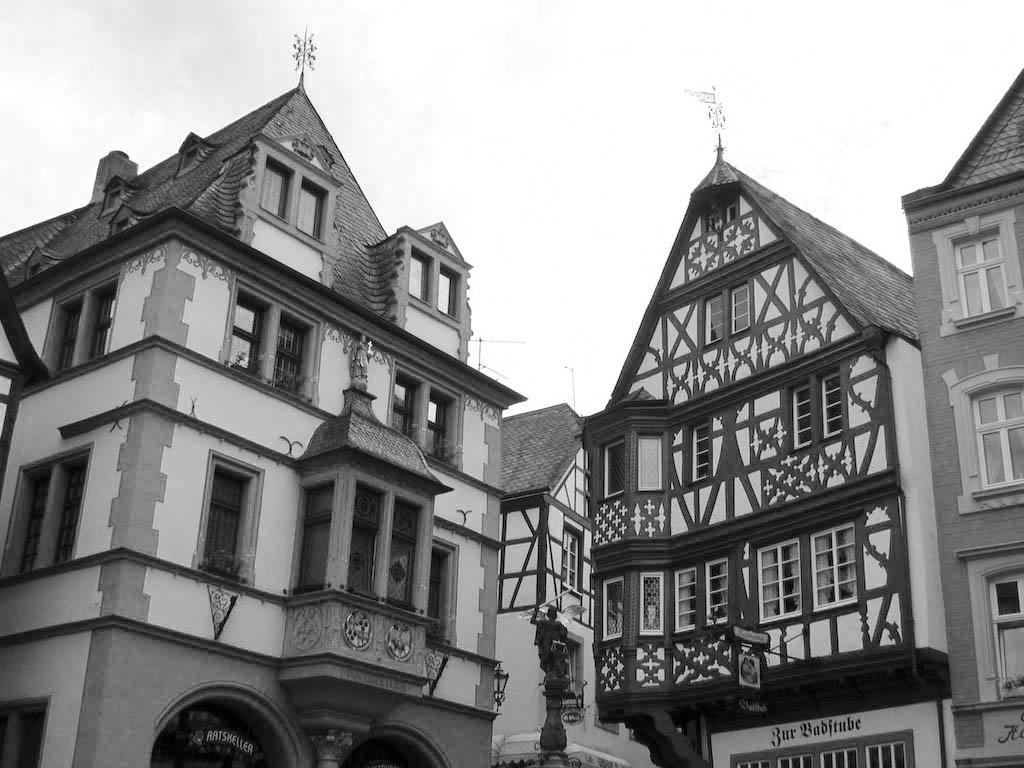
#> input picture Data/in/colombage.jpg, 1024 x 768 px
$ python 3_Otsu_Binarization.py
#> lines starting #> are read from the running program, lines starting #| are printed output that depends on the picture; after the words box and inside, x2 and y2 are one past the last pixel; in counts of white or black regions, pixels touching at a corner belong together
import cv2 as cv
import numpy as np
from matplotlib import pyplot as plt

img = cv.imread('../../Data/in/colombage.jpg', 0) # test also with colombage.jpg
#> img is the input picture: shape (768, 1024); min 0, max 255, mean 141.3
# global thresholding
ret1, th1 = cv.threshold(img, 127, 255, cv.THRESH_BINARY)
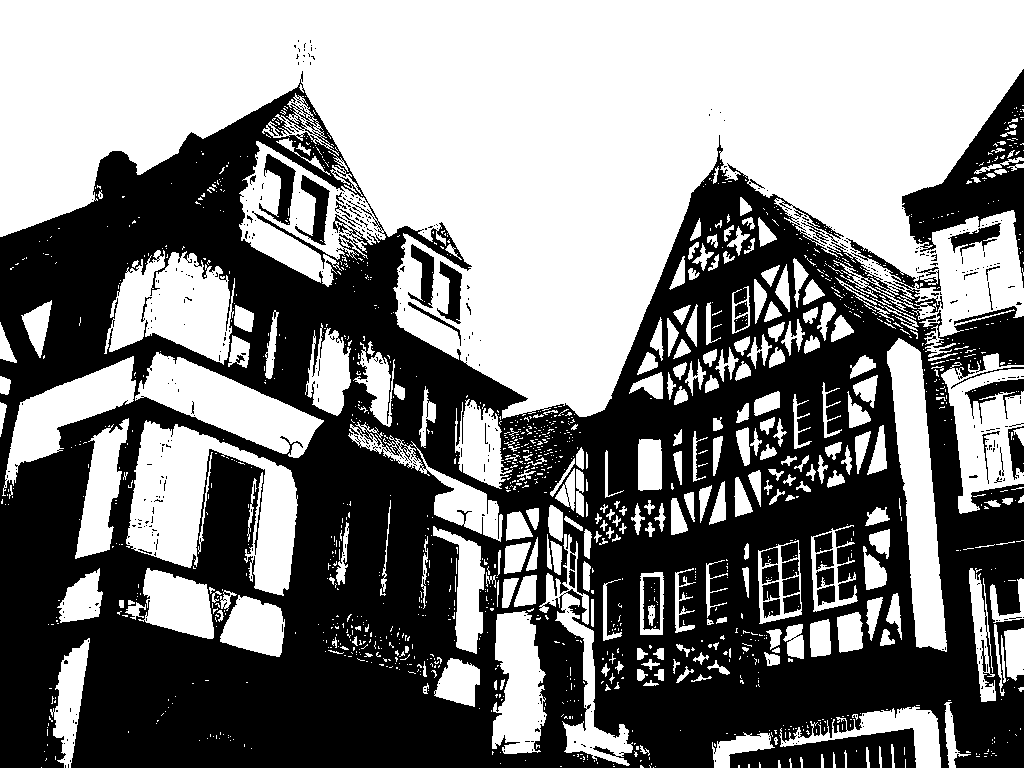
#> th1: shape (768, 1024); 50.9% white; 500 black regions (457 under 20 px), largest, box (x1, y1, x2, y2) and area: (0, 71, 1024, 768) 365178, (902, 69, 1024, 288) 9094, (259, 154, 296, 225) 1036
# Otsu's thresholding
ret2, th2 = cv.threshold(img, 0, 255, cv.THRESH_BINARY + cv.THRESH_OTSU)
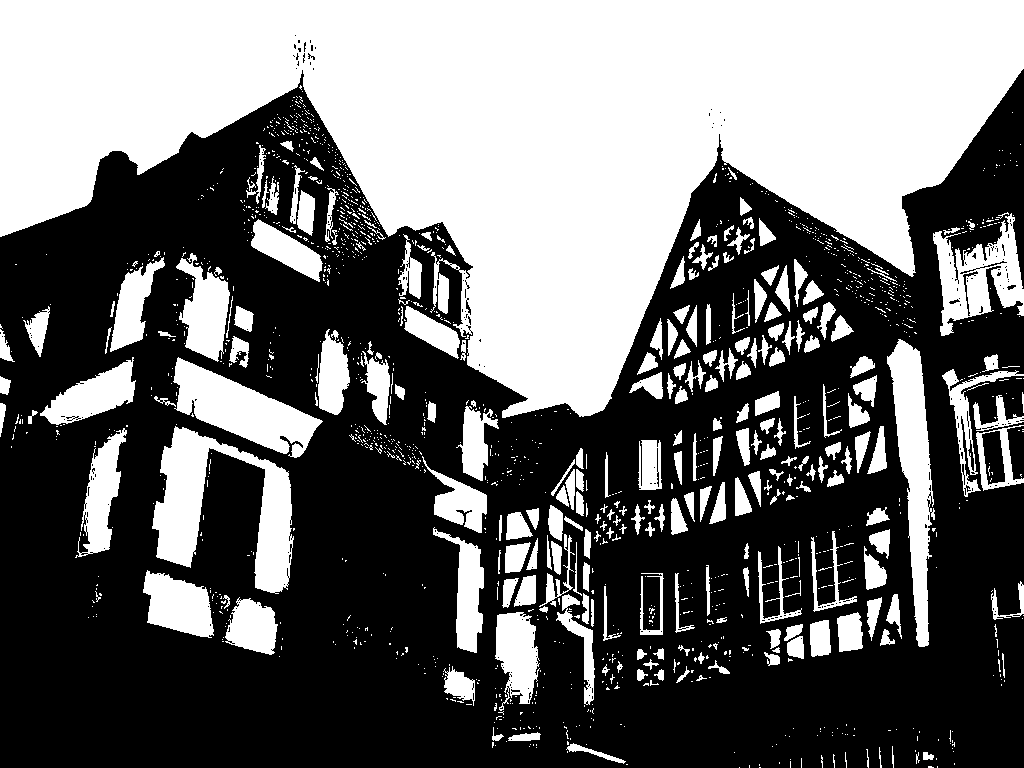
#> th2: shape (768, 1024); 42.4% white; 1572 white regions (1313 under 20 px), largest, box (x1, y1, x2, y2) and area: (0, 0, 1024, 418) 225751, (152, 426, 294, 594) 9845, (887, 339, 935, 647) 6932
#> ret2 = 152
# Otsu's thresholding after Gaussian filtering
blur = cv.GaussianBlur(img, (5, 5), 0)
ret3, th3 = cv.threshold(blur, 0, 255, cv.THRESH_BINARY + cv.THRESH_OTSU)
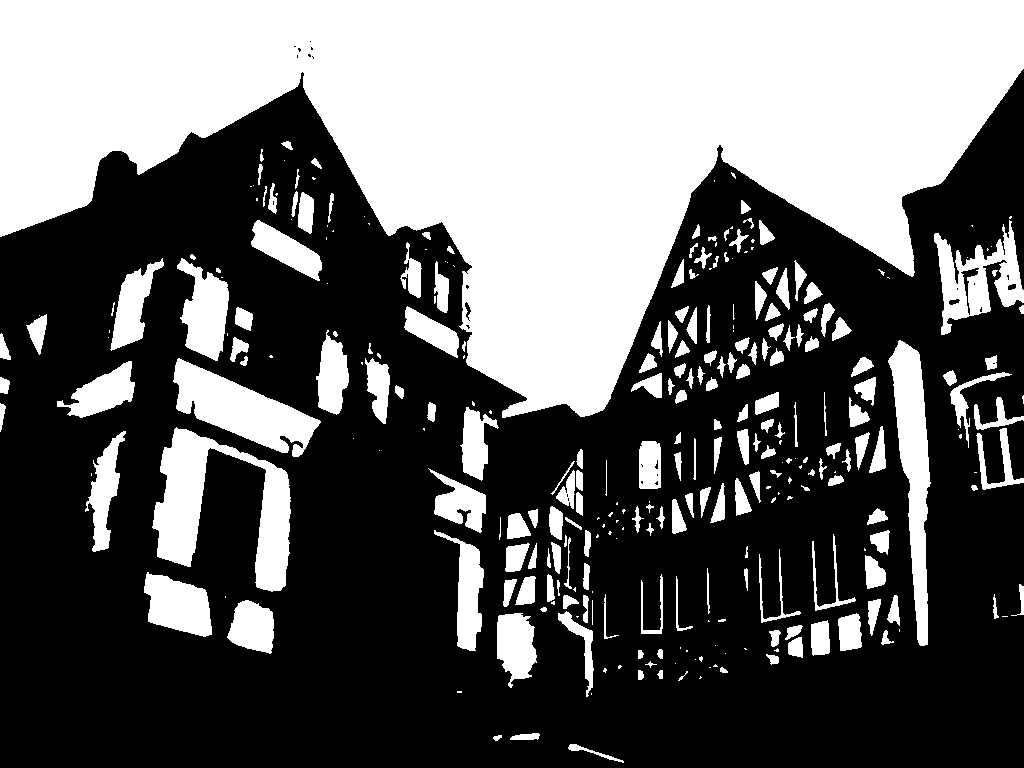
#> th3: shape (768, 1024); 39.6% white; 306 white regions (103 under 20 px), largest, box (x1, y1, x2, y2) and area: (0, 0, 1024, 418) 225293, (152, 427, 291, 592) 9361, (173, 358, 321, 457) 6555
#> ret3 = 156
# plot all the images and their histograms
images = [img, 0, th1,
          img, 0, th2,
          blur, 0, th3]
titles = ['Original Noisy Image', 'Histogram', 'Global Thresholding (v=127)',
          'Original Noisy Image', 'Histogram', "Otsu's Thresholding",
          'Gaussian filtered Image', 'Histogram', "Otsu's Thresholding"]
for i in range(3):
    plt.subplot(3, 3, i * 3 + 1), plt.imshow(images[i * 3], 'gray')
    plt.title(titles[i * 3]), plt.xticks([]), plt.yticks([])
    plt.subplot(3, 3, i * 3 + 2), plt.hist(images[i * 3].ravel(), 256)
    plt.title(titles[i * 3 + 1]), plt.xticks([]), plt.yticks([])
    plt.subplot(3, 3, i * 3 + 3), plt.imshow(images[i * 3 + 2], 'gray')
    plt.title(titles[i * 3 + 2]), plt.xticks([]), plt.yticks([])
plt.show()
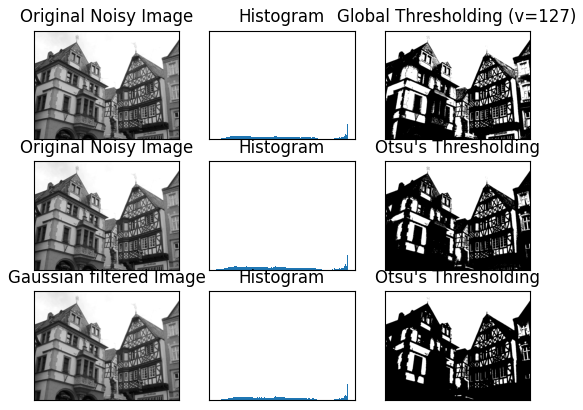
#> figure drawn by matplotlib, 9 panels

$ run again, with Data/in/blox.jpg copied over Data/in/colombage.jpg
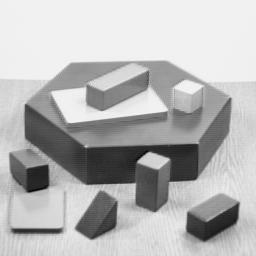
#> input picture Data/in/blox.jpg, 256 x 256 px
#> img is the input picture: shape (256, 256); min 0, max 252, mean 182.8
#> `ret1, th1 = cv.threshold(img, 127, 255, cv.THRESH_BINARY)`:
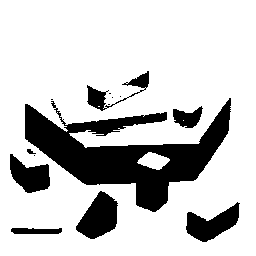
#> th1: shape (256, 256); 79% white; 14 black regions (6 under 20 px), largest, box (x1, y1, x2, y2) and area: (25, 98, 231, 212) 9152, (76, 191, 118, 239) 1261, (186, 202, 240, 242) 1110
#> th2: shape (256, 256); 68% white; 22 black regions (18 under 20 px), largest, box (x1, y1, x2, y2) and area: (9, 62, 232, 212) 17345, (185, 195, 240, 243) 1893, (75, 190, 118, 240) 1360, (10, 228, 64, 236) 324
#> ret2 = 161
#> `ret3, th3 = cv.threshold(blur, 0, 255, cv.THRESH_BINARY + cv.THRESH_OT..`:
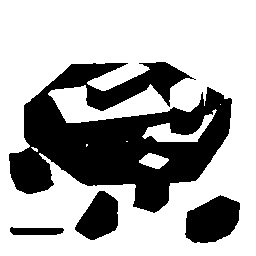
#> th3: shape (256, 256); 67.5% white; 4 black regions, box (x1, y1, x2, y2) and area: (9, 62, 232, 213) 17643, (185, 195, 240, 243) 1916, (75, 191, 118, 240) 1389, (10, 227, 64, 235) 361
#> ret3 = 162

$ run again, with Data/in/building.jpg copied over Data/in/colombage.jpg
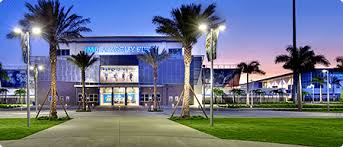
#> input picture Data/in/building.jpg, 343 x 147 px
#> `ret1, th1 = cv.threshold(img, 127, 255, cv.THRESH_BINARY)`:
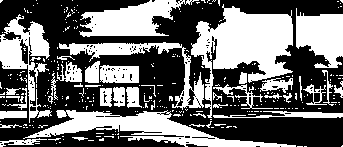
#> th1: shape (147, 343); 43% white; 302 white regions (262 under 20 px), largest, box (x1, y1, x2, y2) and area: (191, 4, 293, 118) 5080, (23, 110, 296, 147) 3507, (79, 0, 199, 37) 2356
#> th2: shape (147, 343); 60.9% white; 155 black regions (136 under 20 px), largest, box (x1, y1, x2, y2) and area: (0, 0, 225, 141) 9821, (189, 0, 343, 147) 7327, (0, 62, 28, 97) 537
#> ret2 = 105
#> `ret3, th3 = cv.threshold(blur, 0, 255, cv.THRESH_BINARY + cv.THRESH_OT..`:
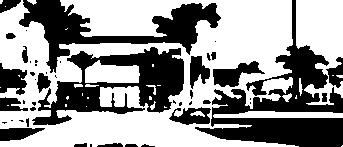
#> th3: shape (147, 343); 58.7% white; 46 black regions (23 under 20 px), largest, box (x1, y1, x2, y2) and area: (195, 0, 343, 147) 7190, (32, 47, 184, 125) 5119, (19, 0, 221, 73) 4586
#> ret3 = 108
